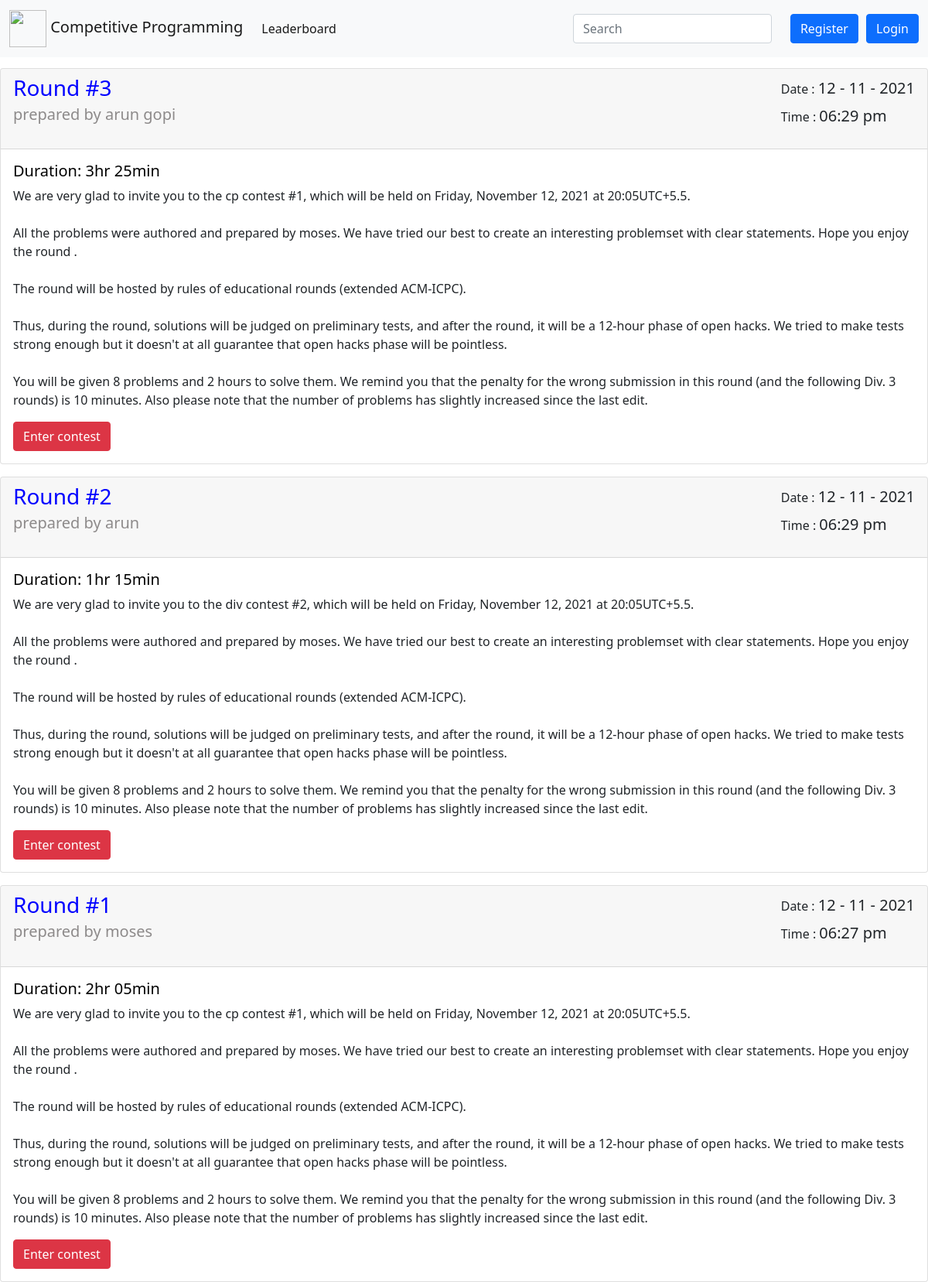
The page / on the database its author committed.
### tables this page shows
CREATE TABLE `contest_details` (
  `contest_id` int(11) NOT NULL,
  `contest_name` varchar(100) NOT NULL,
  `contest_date` timestamp NOT NULL DEFAULT current_timestamp() ON UPDATE current_timestamp(),
  `contest_duration` time NOT NULL,
  `contest_author` varchar(100) DEFAULT NULL,
  `contest_description` varchar(1000) NOT NULL
);

### index.php (the view, shortened to what this page needs)
<!DOCTYPE html>
<html lang="en">
<head>
    <link href="Signin/signin.css" rel="stylesheet">
    <link href="https://cdn.jsdelivr.net/npm/bootstrap@5.1.3/dist/css/bootstrap.min.css" rel="stylesheet"
>
</head>
<body id="root">
<?php
include("commons/header.php");
?>
<div class="list" style="padding-top:72px">
    <?php
    include("commons/db_connection.php");
    $sql = "SELECT contest_id, contest_name, contest_date, contest_duration,contest_author,contest_description FROM contest_details  order by contest_date desc";
    $result = $conn->query($sql);
    function durationToMili($duration){
        $time = explode(":",$duration);
        return ($time[0]) * 60 * 60 * 1000 + ($time[1]) * 60 * 1000
            + ($time[2]) * 1000;
    }
    function get_class_for_contest($currentmillis,$startTime, $endTime){
        if($currentmillis  > $endTime ){
            return "over";
        }
        else if($currentmillis > $startTime && $currentmillis < $endTime){
            return "live";
        }
        return "";
    }
    if ($result !== false && $result->num_rows > 0) {
        $currentmillis = round(microtime(true) * 1000);
        while ($row = $result->fetch_assoc()) {
            $startTime =  (strtotime($row["contest_date"]) * 1000) - durationToMili("04:30:00") ;
            $duration = durationToMili($row["contest_duration"]);
            $endTime = $startTime + $duration;
            $status = get_class_for_contest($currentmillis,$startTime,$endTime);
            echo '
            <div class="card" >
                <h3 class="card-header '.$status.' " style="line-height:120%">  <a class="cname" href="javascript:entercontest(' . $row["contest_id"] . ');" style="color:blue;text-decoration:none">' . $row["contest_name"] . '</a>
                <p style="float:right;font-size:20px;"> <span class="header-light" > Date : </span>' . date_format(date_create($row["contest_date"]), "d - m - Y") . '<br><span class="header-light"> Time : </span> ' .
                date_format(date_create($row["contest_date"]), "h:i a") . ' </p>
                <br>
                <p class="cauthor" style="float:left;font-size:20px;color:rgba(139, 136, 136, 0.979)">prepared by ' . $row["contest_author"] . '</p>
                </h3>
                <div class="card-body">
                    <h5 class="card-title" style="color:rgb(0, 0, 0);"> Duration: ' . date_format(date_create($row["contest_duration"]), "g") . 'hr ' . date_format(date_create($row["contest_duration"]), "i") . 'min </h5>
                    <p class="card-text">' . $row["contest_description"] . '</p>
                    <a onclick="entercontest(' . $row["contest_id"] .','. $startTime.',' .$endTime.')" class="btn btn-' . ($status == "over" ?  'danger' : ( $status == "live" ? 'success' : 'primary')) . '">Enter contest</a>
                </div>
            </div>
            ';
        }
    } else {
        echo 'nol';
    }
    ?>
</body>
</html>

### Signin/signin.css (style rules this page uses)
body { font-family: Arial, Helvetica, sans-serif; }

### index.php (style rules this page uses)
.card { margin-top: 16px; }
.over { background-color: lightcoral; }
.header-light { font-weight: 400; font-style: normal; font-size: 16px; }

### rows shown on the page
contest_details: contest_name "Round #3", contest_date "12 - 11 - 2021", contest_date "06:29 pm", contest_author "arun gopi", contest_duration "3", contest_duration "25", contest_description "We are very glad to invite you to the cp contest #1, which will be held on Friday, November 12, 2021 at 20:05UTC+5.5. All the problems were authored and prepared by moses. We have tried our best to create an interesting problemset with clear statements. Hope you enjoy the round . The round will be hosted by rules of educational rounds (extended ACM-ICPC). Thus, during the round, solutions will be judged on preliminary tests, and after the round, it will be a 12-hour phase of open hacks. We tried to make tests strong enough but it doesn't at all guarantee that open hacks phase will be pointless. You will be given 8 problems and 2 hours to solve them. We remind you that the penalty for the…"
contest_details: contest_name "Round #2", contest_date "12 - 11 - 2021", contest_date "06:29 pm", contest_author "arun", contest_duration "1", contest_duration "15", contest_description "We are very glad to invite you to the div contest #2, which will be held on Friday, November 12, 2021 at 20:05UTC+5.5. All the problems were authored and prepared by moses. We have tried our best to create an interesting problemset with clear statements. Hope you enjoy the round . The round will be hosted by rules of educational rounds (extended ACM-ICPC). Thus, during the round, solutions will be judged on preliminary tests, and after the round, it will be a 12-hour phase of open hacks. We tried to make tests strong enough but it doesn't at all guarantee that open hacks phase will be pointless. You will be given 8 problems and 2 hours to solve them. We remind you that the penalty for the…"
contest_details: contest_name "Round #1", contest_date "12 - 11 - 2021", contest_date "06:27 pm", contest_author "moses", contest_duration "2", contest_duration "05", contest_description "We are very glad to invite you to the cp contest #1, which will be held on Friday, November 12, 2021 at 20:05UTC+5.5. All the problems were authored and prepared by moses. We have tried our best to create an interesting problemset with clear statements. Hope you enjoy the round . The round will be hosted by rules of educational rounds (extended ACM-ICPC). Thus, during the round, solutions will be judged on preliminary tests, and after the round, it will be a 12-hour phase of open hacks. We tried to make tests strong enough but it doesn't at all guarantee that open hacks phase will be pointless. You will be given 8 problems and 2 hours to solve them. We remind you that the penalty for the…"
